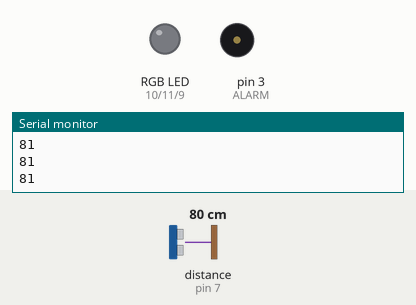
Recording of a sketch running on a simulated Arduino Uno, built with avr-gcc and run on an emulated ATmega328P. Shown: an RGB LED mixed from three pins (HIGH = lit), buzzer (waves = sounding), the last lines printed to the serial monitor. The test bench sets the inputs (shaded band); at power-on: distance to the obstacle (sensor on pin 7) 80 cm. The echo pulse lasts 58.3 µs per cm.

Above: at 6.2 s.
6.3 s: distance to the obstacle (sensor on pin 7) set to 52 cm
7.8 s: distance to the obstacle (sensor on pin 7) set to 45 cm
At 8.5 s:
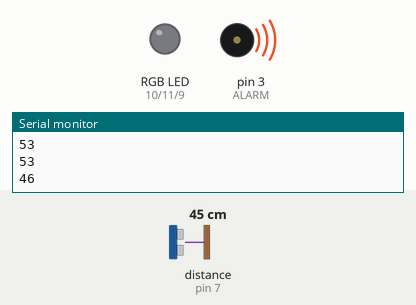
Timing chart, 0 to 10.8 s (numbered marks = the images above; inputs shaded):
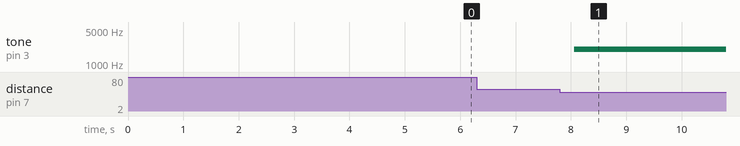

The sketch:

finaltest2.ino
```cpp
#include <NewPing.h>
#include <NewTone.h>

// Select which PWM-capable pins are to be used.
#define RED_PIN    10
#define GREEN_PIN   11
#define BLUE_PIN  9

#define TRIGGER_PIN  6  // Arduino pin tied to trigger pin on the ultrasonic sensor.
#define ECHO_PIN     7  // Arduino pin tied to echo pin on the ultrasonic sensor.
#define MAX_DISTANCE 200 // Maximum distance we want to ping for (in centimeters).

NewPing sonar(TRIGGER_PIN, ECHO_PIN, MAX_DISTANCE); // NewPing setup of pins and maximum distance.
boolean triggered = false;


#define ALARM 3
float sinVal;
int toneVal;

void setup(){

 //set pinModes for RGB strip
   pinMode(RED_PIN,OUTPUT);
   pinMode(BLUE_PIN,OUTPUT);
   pinMode(GREEN_PIN,OUTPUT);

   pinMode(ALARM, OUTPUT);

   //reset lights
   analogWrite(RED_PIN,0);
   analogWrite(BLUE_PIN,0);
   analogWrite(GREEN_PIN,0);

  delay(5000);
Serial.begin(115200); // Open serial monitor at 115200 baud to see ping results.


}

void loop(){
    if(triggered == true){
      alarm();
    }
    else{
      delay(50);// Wait 50ms between pings (about 20 pings/sec). 29ms should be the shortest delay between pings.
      unsigned int uS = sonar.ping(); // Send ping, get ping time in microseconds (uS).
      unsigned int distance = uS / US_ROUNDTRIP_CM;
      Serial.println(distance);
      if(distance < 50){
         triggered = true;
      }
   }
}

void alarm(){
 //  color(255,0,0); //red
   //analogWrite(RED_PIN,0);
   analogWrite(BLUE_PIN,0);
   delay(100);
  // color(255,255,0); //yelow
   delay(100);

   for (int x=0; x<180; x++) {
    // convert degrees to radians then obtain sin value
    sinVal = (sin(x*(3.1412/180)));
    // generate a frequency from the sin value
    toneVal = 2000+(int(sinVal*1000));
    NewTone(ALARM, toneVal);
  }
}

//helper function enabling us to send a colour in one command
void color (unsigned char red, unsigned char green, unsigned char blue)     // the color generating function
{
    analogWrite(RED_PIN, red);
    analogWrite(BLUE_PIN, blue);
    analogWrite(GREEN_PIN, green);
}
```

Measured:
- the behaviour switches between 49 and 48 cm on distance to the obstacle (sensor on pin 7) (found by bisection; images 0 and 1)
- after the input at 7.8 s, tone on pin 3 (ALARM): silent → 2017 Hz after 0.26 s
